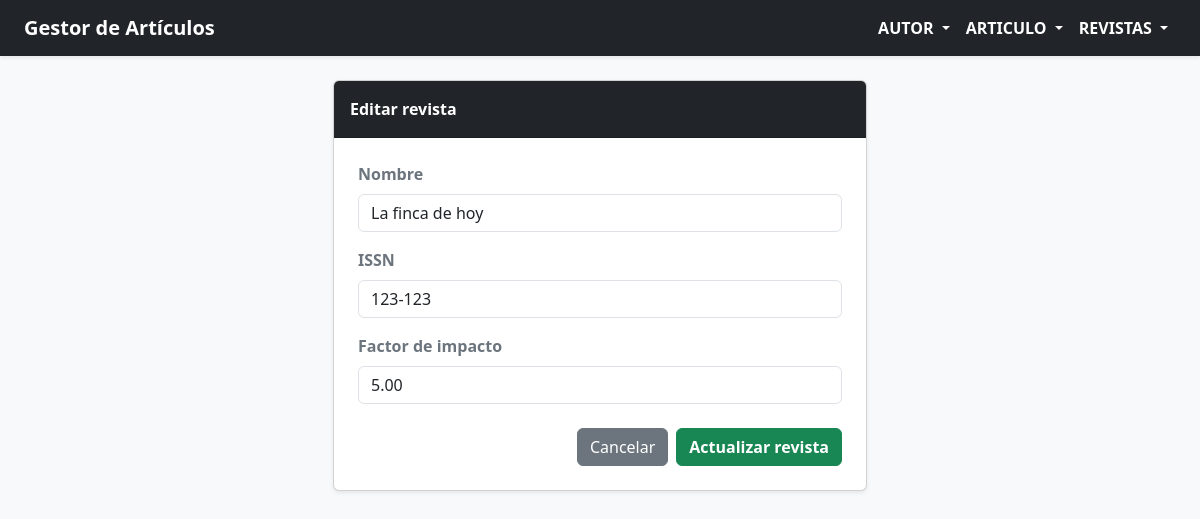
/revista/editar/1/, run on the app's committed database.
### apps/revista/models.py (models this page shows, shortened)
class Revista(ModeloAuditoria):
    id_revista = models.BigAutoField(primary_key=True)
    nombre = models.CharField(max_length=200, unique=True, null=False, blank=False)
    issn = models.CharField(max_length=9, unique=True, null=False, blank=False)
    factor_impacto = models.DecimalField(
        max_digits=5, decimal_places=2, null=True, blank=True
    )
    class Meta:
        db_table = "revista"
        indexes = [models.Index(fields=["nombre"]), models.Index(fields=["issn"])]
        ordering = ("nombre",)

### apps/revista/views.py (the view)
def editar_revista(request, id_revista):
    revista = get_object_or_404(Revista, pk=id_revista)
    if request.method == "POST":
        form = RevistaForm(request.POST, instance=revista)
        if form.is_valid():
            form.save()
            return redirect("revista:lista_revistas")
    else:
        form = RevistaForm(instance=revista)
    contexto = {
        "form": form,
        "titulo": "Editar revista",
        "texto_boton": "Actualizar revista",
    }
    return render(request, "revista/crear_revista.html", contexto)

### apps/revista/forms.py
class RevistaForm(forms.ModelForm):
    class Meta:
        model = Revista
        fields = ["nombre", "issn", "factor_impacto"]
        labels = {
            "nombre": "Nombre",
            "issn": "ISSN",
            "factor_impacto": "Factor de impacto",
        }
        widgets = {
            "nombre": forms.TextInput(
                attrs={
                    "class": "form-control",
                    "placeholder": "Escriba el nombre de la revista",
                }
            ),
            "issn": forms.TextInput(
                attrs={"class": "form-control", "placeholder": "Ejemplo: 1234-5678"}
            ),
            "factor_impacto": forms.NumberInput(
                attrs={"class": "form-control", "step": "0.01", "min": "0"}
            ),
        }

### templates/revista/crear_revista.html (shortened to what this page needs)
{% extends "base.html" %}
{% block content %}
<div class="row justify-content-center">
  <div class="col-md-6">
    <div class="card shadow-sm">
      <div class="card-header bg-dark text-white fw-bold py-3">
        {{ titulo }}
      </div>
      <div class="card-body p-4">
        <form method="post" novalidate>
          {% for field in form %}
          <div class="mb-3">
            <label
              for="{{ field.id_for_label }}"
              class="form-label fw-semibold text-secondary"
            >
              {{ field.label }}
            </label>
            {{ field }}
          </div>
          {% endfor %}
          <div class="d-flex justify-content-end gap-2 mt-4">
            <a
              href="{% url 'revista:lista_revistas' %}"
              class="btn btn-secondary"
              >Cancelar</a
            >
            <button type="submit" class="btn btn-success fw-bold">
              {{ texto_boton }}
            </button>
          </div>
        </form>
      </div>
    </div>
  </div>
</div>
{% endblock %}

### data on the page
Revista: form "La finca de hoy" "123-123" "5.00"

### other printed values
{{ titulo }} "Editar revista"
{{ field.label }} "Nombre" "ISSN" "Factor de impacto"
{{ texto_boton }} "Actualizar revista"
